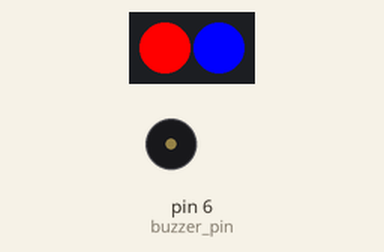
A sketch run on a simulated Arduino Uno, built with avr-gcc and run on an emulated ATmega328P. On the bench: 2 RGB LEDs in strip order, left to right, buzzer (waves = sounding, pin HIGH).

Above: at 0.1 s.
At 2.7 s:
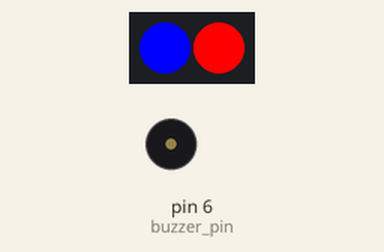
Timing chart, 0 to 3.0 s (numbered marks = the images above):
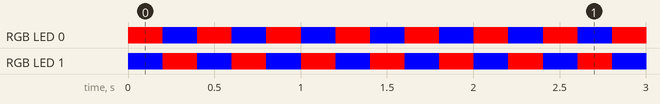

Measured:
- by itself, RGB LED 0, RGB LED 1: alternates RGB(255, 0, 0) for 0.20 s and RGB(0, 0, 255) for 0.20 s

The sketch:

rls_hat.ino
```cpp
#include <Adafruit_NeoPixel.h>

#define PIN 10
const int delay_time = 200;
const int buzzer_pin = 6;


Adafruit_NeoPixel strip = Adafruit_NeoPixel(2, PIN, NEO_GRB + NEO_KHZ800);

uint32_t red = strip.Color(255, 0, 0);
uint32_t green = strip.Color(0, 255, 255);
uint32_t blue = strip.Color(0, 0, 255);


void setup() {
  strip.begin();
  strip.show(); // Initialize all pixels to 'off'

  pinMode(buzzer_pin, OUTPUT);
}


void loop() {
  // put your main code here, to run repeatedly:
  strip.setPixelColor(0, red);
  strip.setPixelColor(1, blue);
  strip.show();
  //tone(buzzer_pin, 1000);
  delay(delay_time);

  strip.setPixelColor(0, blue);
  strip.setPixelColor(1, red);
  strip.show();
  //tone(buzzer_pin, 8000);
  delay(delay_time);
}
```
